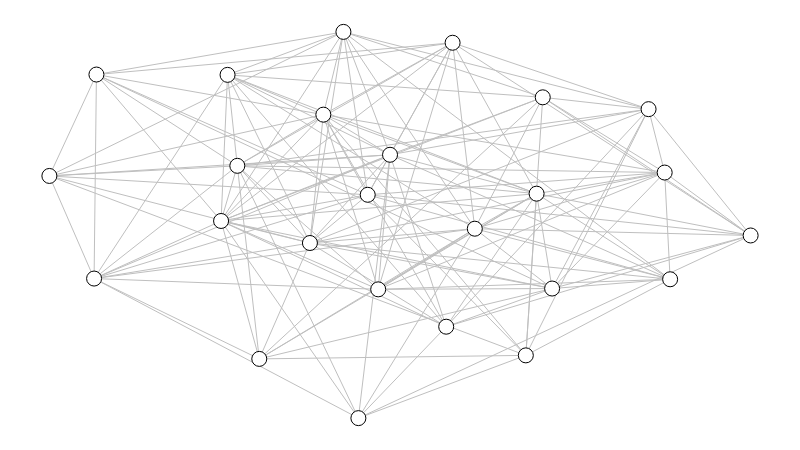

Source (notebook cell):
### Markdown cell above
Exemplo de grafo:

(esse grafo representa o *ambiente* do modelo)

### Code cell
def build_graph():
    g = nx.erdos_renyi_graph(NUM_NODES, DENSITY)

    sn.reset_node_colors(g)
    sn.reset_edge_colors(g)

    return g


g = build_graph()

sn.reset_positions(g)

sn.show_graph(g)

### Figure 1 — Plotly figure (JSON) as saved in the notebook; plotly's stock layout.template omitted (floating-point values rounded to 4 significant figures; data arrays with more than 128 entries replaced by an {"elided": "..."} marker saying what was removed)
{"data": [{"hoverinfo": "none", "line": {"color": "rgb(191, 191, 191)", "width": 1}, "mode": "lines", "x": {"elided": "450 float values"}, "y": {"elided": "450 float values"}}, {"hoverinfo": "none", "marker": {"color": "rgb(255, 255, 255)", "line": {"color": "rgb(0, 0, 0)", "width": 1}, "size": 15}, "mode": "markers+text", "text": [], "textfont": {"color": "rgb(0, 0, 0)"}, "textposition": "middle center", "x": [0.575, 0.4858, 0.6067, 0.4689, 0.7169, 0.268, 0.3716, 0.8852, 0.2993, 0.6948, 0.6794, 0.2541, 0.8774, 0, 0.7036, 0.06711, 1, 0.4407, 0.8545, 0.3907, 0.454, 0.2448, 0.4193, 0.5659, 0.06377], "y": [0.9719, 0.6818, 0.4904, 0.3334, 0.3355, 0.6532, 0.4534, 0.3595, 0.1533, 0.5811, 0.1625, 0.8887, 0.6358, 0.627, 0.8306, 0.8895, 0.4729, 0, 0.7999, 0.7857, 0.5782, 0.5104, 1, 0.2367, 0.3613]}], "layout": {"height": 450, "margin": {"b": 0, "l": 0, "r": 0, "t": 0}, "showlegend": false, "width": 800, "xaxis": {"showgrid": false, "showticklabels": false, "zeroline": false}, "yaxis": {"showgrid": false, "showticklabels": false, "zeroline": false}}}
